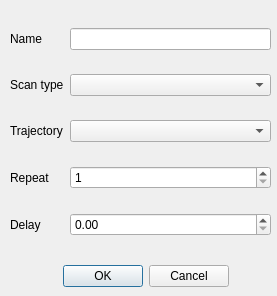
<?xml version="1.0" encoding="UTF-8"?>
<ui version="4.0">
 <class>Dialog</class>
 <widget class="QDialog" name="Dialog">
  <property name="geometry">
   <rect>
    <x>0</x>
    <y>0</y>
    <width>277</width>
    <height>296</height>
   </rect>
  </property>
  <property name="windowTitle">
   <string>Dialog</string>
  </property>
  <widget class="QDialogButtonBox" name="buttonBox">
   <property name="geometry">
    <rect>
     <x>20</x>
     <y>260</y>
     <width>251</width>
     <height>32</height>
    </rect>
   </property>
   <property name="orientation">
    <enum>Qt::Horizontal</enum>
   </property>
   <property name="standardButtons">
    <set>QDialogButtonBox::Cancel|QDialogButtonBox::Ok</set>
   </property>
   <property name="centerButtons">
    <bool>true</bool>
   </property>
  </widget>
  <widget class="QWidget" name="gridLayoutWidget">
   <property name="geometry">
    <rect>
     <x>10</x>
     <y>10</y>
     <width>261</width>
     <height>248</height>
    </rect>
   </property>
   <layout class="QGridLayout" name="gridLayout">
    <item row="4" column="0">
     <widget class="QLabel" name="label_8">
      <property name="text">
       <string>Delay</string>
      </property>
     </widget>
    </item>
    <item row="1" column="1">
     <widget class="QComboBox" name="comboBox_scan_type"/>
    </item>
    <item row="1" column="0">
     <widget class="QLabel" name="label_6">
      <property name="text">
       <string>Scan type</string>
      </property>
     </widget>
    </item>
    <item row="2" column="0">
     <widget class="QLabel" name="label_7">
      <property name="text">
       <string>Trajectory</string>
      </property>
     </widget>
    </item>
    <item row="0" column="1">
     <widget class="QLineEdit" name="lineEdit_name"/>
    </item>
    <item row="0" column="0">
     <widget class="QLabel" name="label_4">
      <property name="text">
       <string>Name</string>
      </property>
     </widget>
    </item>
    <item row="2" column="1">
     <widget class="QComboBox" name="comboBox_trajectory"/>
    </item>
    <item row="4" column="1">
     <widget class="QDoubleSpinBox" name="spinBox_delay">
      <property name="maximum">
       <double>999999999999.000000000000000</double>
      </property>
     </widget>
    </item>
    <item row="3" column="0">
     <widget class="QLabel" name="label_5">
      <property name="text">
       <string>Repeat</string>
      </property>
     </widget>
    </item>
    <item row="3" column="1">
     <widget class="QSpinBox" name="spinBox_repeat">
      <property name="minimum">
       <number>1</number>
      </property>
      <property name="maximum">
       <number>1000000000</number>
      </property>
     </widget>
    </item>
   </layout>
  </widget>
 </widget>
 <resources/>
 <connections>
  <connection>
   <sender>buttonBox</sender>
   <signal>accepted()</signal>
   <receiver>Dialog</receiver>
   <slot>accept()</slot>
   <hints>
    <hint type="sourcelabel">
     <x>248</x>
     <y>254</y>
    </hint>
    <hint type="destinationlabel">
     <x>157</x>
     <y>274</y>
    </hint>
   </hints>
  </connection>
  <connection>
   <sender>buttonBox</sender>
   <signal>rejected()</signal>
   <receiver>Dialog</receiver>
   <slot>reject()</slot>
   <hints>
    <hint type="sourcelabel">
     <x>316</x>
     <y>260</y>
    </hint>
    <hint type="destinationlabel">
     <x>286</x>
     <y>274</y>
    </hint>
   </hints>
  </connection>
 </connections>
</ui>
